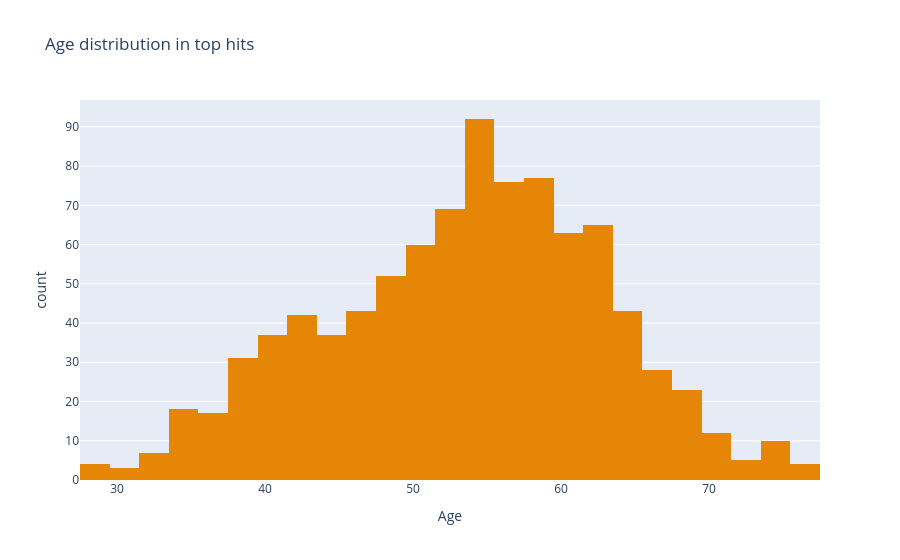
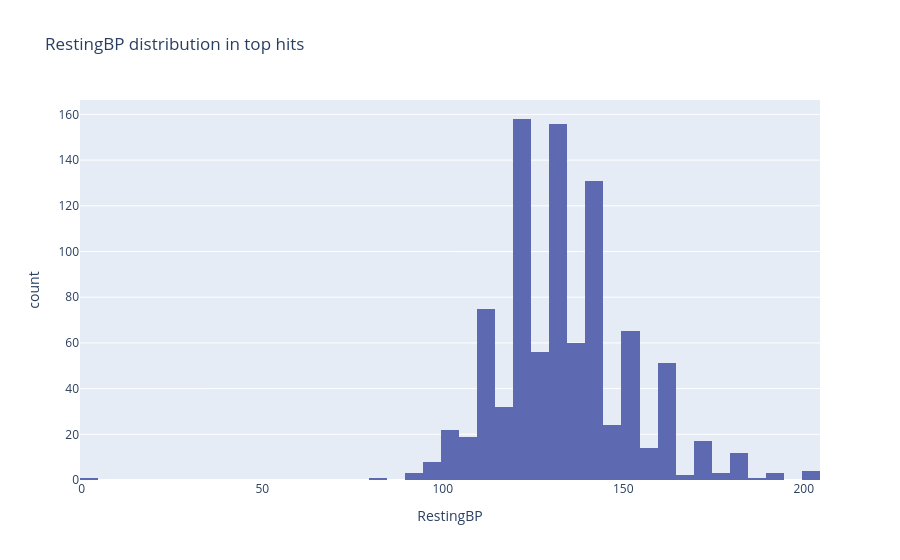
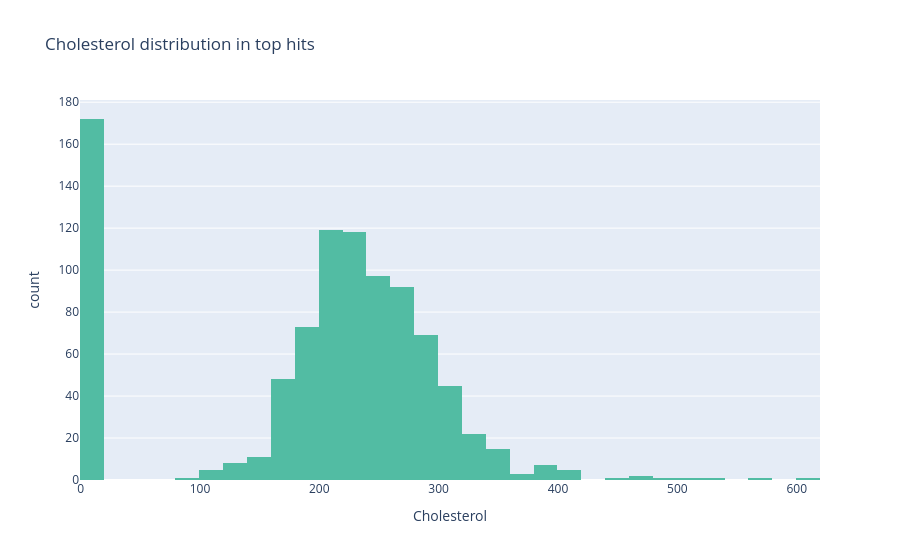
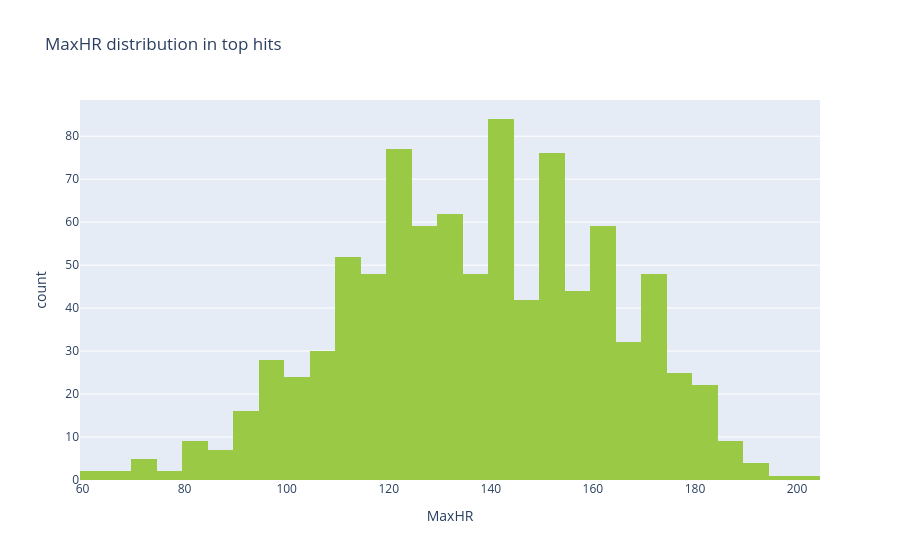

Notebook code for these charts, in order:
### Code cell
histogram_labels = ['Age',
                    'RestingBP', 
                    'Cholesterol', 
                    'MaxHR', 
                    'Oldpeak', 
                   ]

colors = px.colors.qualitative.Vivid
for i in range(len(histogram_labels)):
    fig = px.histogram(df, 
                       histogram_labels[i], 
                       title=f'{histogram_labels[i]} distribution in top hits', 
                       color_discrete_sequence=[colors[i]]
                      )

    iplot(fig)

### Figure 1 — Plotly figure (JSON) as saved in the notebook; plotly's stock layout.template omitted (floating-point values rounded to 4 significant figures; data arrays with more than 128 entries replaced by an {"elided": "..."} marker saying what was removed)
{"data": [{"bingroup": "x", "hovertemplate": "Age=%{x}<br>count=%{y}<extra></extra>", "legendgroup": "", "marker": {"color": "rgb(229, 134, 6)", "pattern": {"shape": ""}}, "name": "", "orientation": "v", "showlegend": false, "type": "histogram", "x": {"elided": "918 int values"}, "xaxis": "x", "yaxis": "y"}], "layout": {"barmode": "relative", "legend": {"tracegroupgap": 0}, "title": {"text": "Age distribution in top hits"}, "xaxis": {"anchor": "y", "domain": [0, 1], "title": {"text": "Age"}}, "yaxis": {"anchor": "x", "domain": [0, 1], "title": {"text": "count"}}}}

### Figure 2 — Plotly figure (JSON) as saved in the notebook; plotly's stock layout.template omitted (floating-point values rounded to 4 significant figures; data arrays with more than 128 entries replaced by an {"elided": "..."} marker saying what was removed)
{"data": [{"bingroup": "x", "hovertemplate": "RestingBP=%{x}<br>count=%{y}<extra></extra>", "legendgroup": "", "marker": {"color": "rgb(93, 105, 177)", "pattern": {"shape": ""}}, "name": "", "orientation": "v", "showlegend": false, "type": "histogram", "x": {"elided": "918 int values"}, "xaxis": "x", "yaxis": "y"}], "layout": {"barmode": "relative", "legend": {"tracegroupgap": 0}, "title": {"text": "RestingBP distribution in top hits"}, "xaxis": {"anchor": "y", "domain": [0, 1], "title": {"text": "RestingBP"}}, "yaxis": {"anchor": "x", "domain": [0, 1], "title": {"text": "count"}}}}

### Figure 3 — Plotly figure (JSON) as saved in the notebook; plotly's stock layout.template omitted (floating-point values rounded to 4 significant figures; data arrays with more than 128 entries replaced by an {"elided": "..."} marker saying what was removed)
{"data": [{"bingroup": "x", "hovertemplate": "Cholesterol=%{x}<br>count=%{y}<extra></extra>", "legendgroup": "", "marker": {"color": "rgb(82, 188, 163)", "pattern": {"shape": ""}}, "name": "", "orientation": "v", "showlegend": false, "type": "histogram", "x": {"elided": "918 int values"}, "xaxis": "x", "yaxis": "y"}], "layout": {"barmode": "relative", "legend": {"tracegroupgap": 0}, "title": {"text": "Cholesterol distribution in top hits"}, "xaxis": {"anchor": "y", "domain": [0, 1], "title": {"text": "Cholesterol"}}, "yaxis": {"anchor": "x", "domain": [0, 1], "title": {"text": "count"}}}}

### Figure 4 — Plotly figure (JSON) as saved in the notebook; plotly's stock layout.template omitted (floating-point values rounded to 4 significant figures; data arrays with more than 128 entries replaced by an {"elided": "..."} marker saying what was removed)
{"data": [{"bingroup": "x", "hovertemplate": "MaxHR=%{x}<br>count=%{y}<extra></extra>", "legendgroup": "", "marker": {"color": "rgb(153, 201, 69)", "pattern": {"shape": ""}}, "name": "", "orientation": "v", "showlegend": false, "type": "histogram", "x": {"elided": "918 int values"}, "xaxis": "x", "yaxis": "y"}], "layout": {"barmode": "relative", "legend": {"tracegroupgap": 0}, "title": {"text": "MaxHR distribution in top hits"}, "xaxis": {"anchor": "y", "domain": [0, 1], "title": {"text": "MaxHR"}}, "yaxis": {"anchor": "x", "domain": [0, 1], "title": {"text": "count"}}}}
